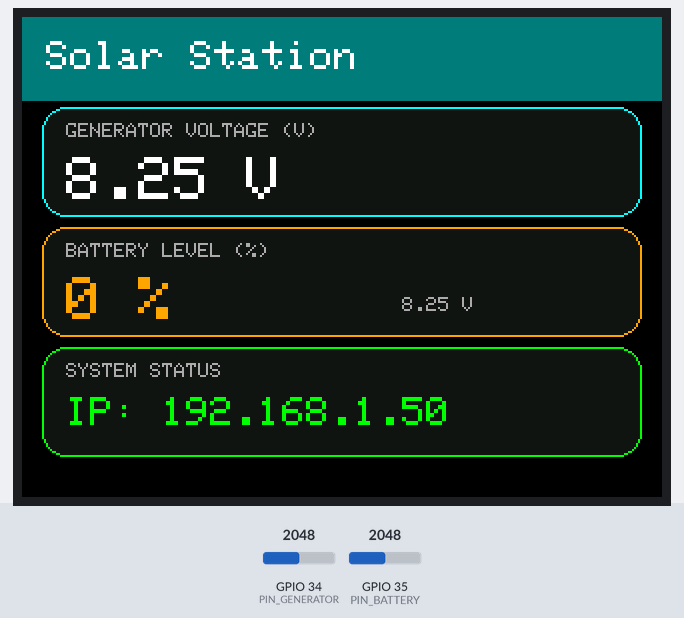
The sketch below on a simulated ESP32. On the bench: 320×240 colour display. The inputs (shaded band) are chosen by the test bench; at power-on: GPIO 34 (PIN_GENERATOR) = 2048, GPIO 35 (PIN_BATTERY) = 2048 (analog values on the 0–4095 scale). WiFi joins after 1.5 s; servers stay silent unless stated; uploads are accepted with an empty reply; the local clock reads 2024-03-15 10:24:30 at power-on unless the sketch sets it; what the sketch prints to the serial monitor is not drawn.

Above: at 3.4 s.
3.5 s: GPIO 34 (PIN_GENERATOR) set to 2866
At 4.9 s:
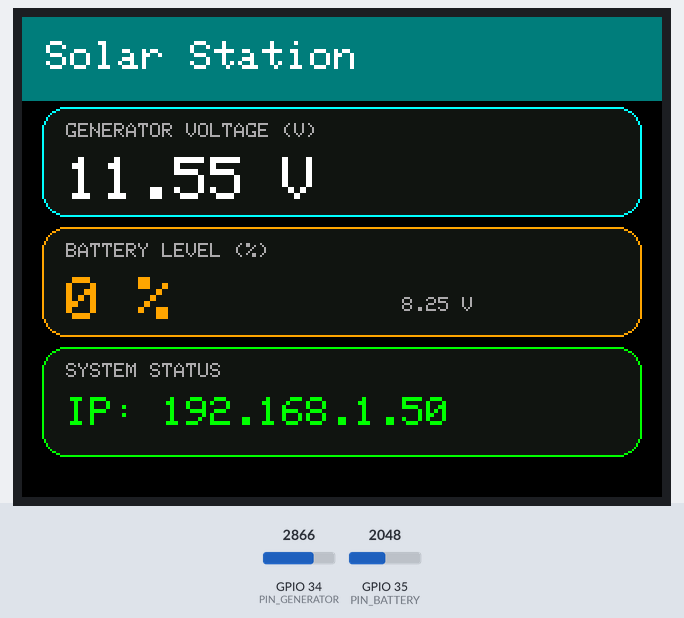
6.5 s: GPIO 35 (PIN_BATTERY) set to 2866
At 8.4 s:
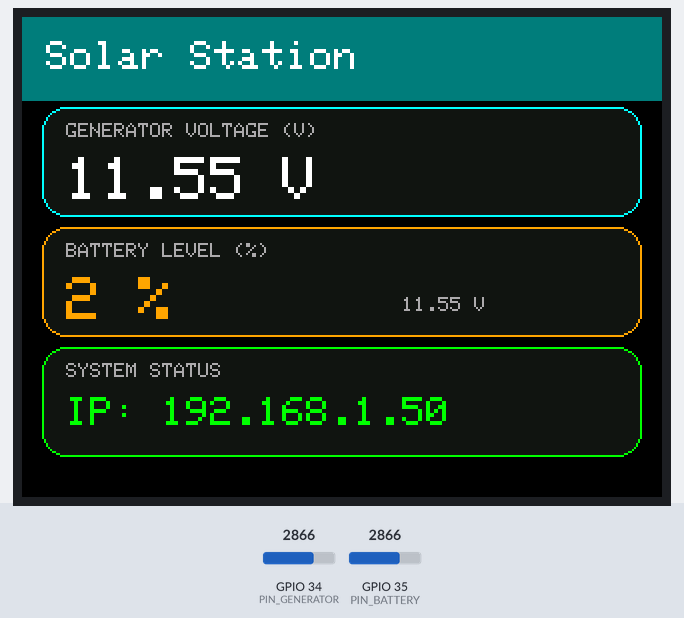
9.5 s: GPIO 34 (PIN_GENERATOR) set to 3603
At 11.9 s:
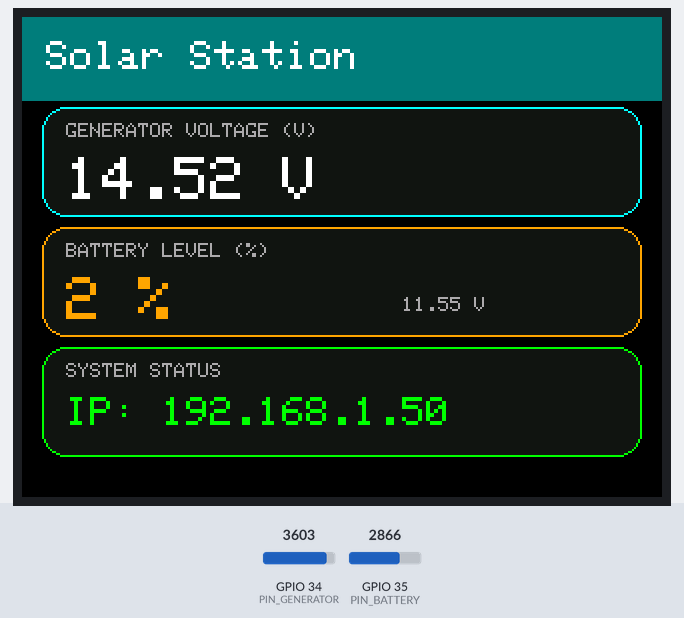
12.5 s: GPIO 35 (PIN_BATTERY) set to 3603
At 14.2 s:
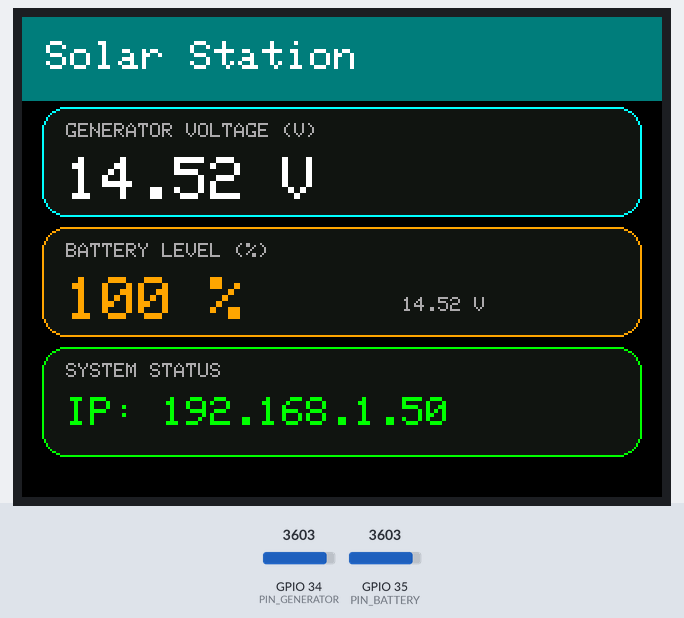
15.5 s: GPIO 34 (PIN_GENERATOR) set to 4095
At 17.7 s:
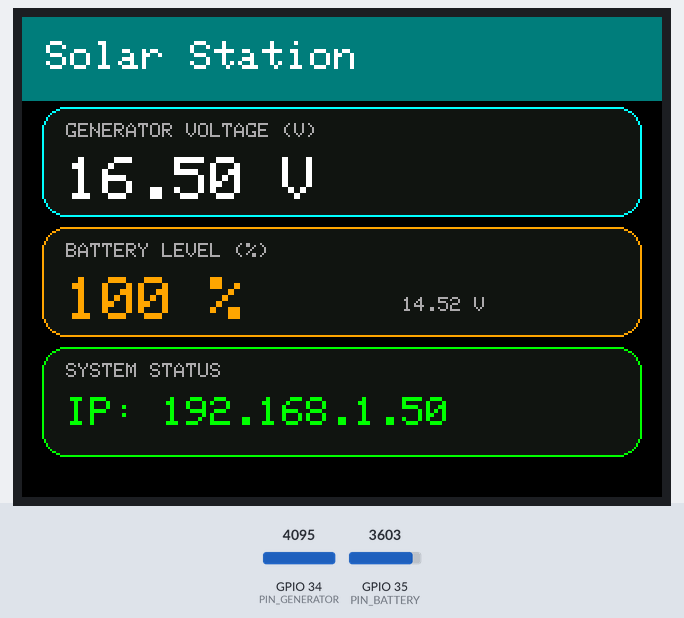
18.5 s: GPIO 35 (PIN_BATTERY) set to 4095
Timing chart, 0 to 21.5 s (numbered marks = the images above; inputs shaded):
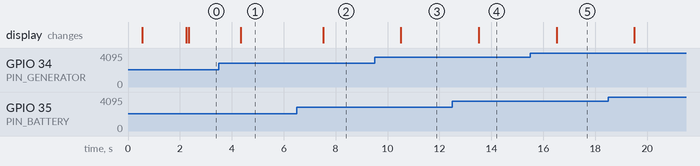

Measured:
- after the input at 3.5 s, the display: changes after 0.85 s (image 1)
- after the input at 6.5 s, the display: changes after 1.0 s (image 2)
- after the input at 9.5 s, the display: changes after 1.0 s (image 3)
- after the input at 12.5 s, the display: changes after 1.0 s (image 4)
- after the input at 15.5 s, the display: changes after 1.0 s (image 5)

The sketch:

cyd_main_fixed.ino
```cpp
/* ============================================================
   Solar Charging Station — บอร์ดหลัก CYD (ESP32-2432S028)
   ฉบับแก้ไขปัญหาทั้งหมด

   แก้อะไรไปบ้าง:
   [1] เพิ่มการส่งข้อมูลขึ้น Firebase (ของเดิมไม่มีเลย เว็บเลยว่าง)
   [2] เพิ่มโหมดรับข้อมูลจาก Serial2 (เลือกได้ว่าจะใช้ 1 หรือ 2 บอร์ด)
   [3] คืนขา GPIO32 ให้จอสัมผัส (ตัดเซนเซอร์อุณหภูมิออก)
   [4] เตือนเรื่อง LDR บน GPIO34 (ดูหมายเหตุด้านล่าง)
   [5] แก้สูตร % แบตเตอรี่ ให้คิดจากช่วง 11.5V - 14.4V จริง
   [6] เพิ่มการบันทึกประวัติรายชั่วโมงลง /history

   รอบแก้ที่ 2:
   [7] ledcAttach เป็นคำสั่งของ ESP32 core 3.x เท่านั้น ถ้าเครื่องลง 2.x
       ไว้จะคอมไพล์ไม่ผ่านเลย -> เขียนให้รองรับทั้งสองเวอร์ชัน
   [8] WiFi หลุดแล้วเรียก connectWiFi() ใน loop ซึ่งยืนรอ 20 วินาที
       หน้าจอค้างแข็งทั้งช่วงนั้น -> เปลี่ยนเป็นต่อใหม่แบบไม่บล็อก
   [9] HTTP ไม่มี timeout -> เน็ตอืดทีเดียวจอค้างยาว

   *** ต้องแก้ 2 จุดก่อนอัปโหลด: WIFI_SSID, WIFI_PASS ***
   (FB_HOST ตั้งให้ตรงกับหน้าเว็บแล้ว)
   ============================================================ */

#include <WiFi.h>
#include <WiFiClientSecure.h>
#include <HTTPClient.h>
#include <SPI.h>
#include <TFT_eSPI.h>
#include <time.h>

// ============================================================
// ส่วนที่ 1 : ตั้งค่าที่ต้องแก้
// ============================================================

const char* WIFI_SSID = "ใส่ชื่อ WiFi ของคุณ";
const char* WIFI_PASS = "ใส่รหัส WiFi ของคุณ";

const char* FB_HOST = "https://solar-station-5b0a8-default-rtdb.asia-southeast1.firebasedatabase.app";

// ------------------------------------------------------------
// เลือกว่าจะใช้กี่บอร์ด
//   false = ใช้บอร์ดเดียว (CYD อ่านเซนเซอร์เอง)  <-- ง่ายกว่า
//   true  = ใช้ 2 บอร์ด (รับข้อมูลจากบอร์ดเซนเซอร์ผ่าน Serial2)
// ------------------------------------------------------------
const bool USE_SERIAL2 = false;

// ============================================================
// ส่วนที่ 2 : ขาที่ใช้
// ============================================================

// ขา ADC ที่ใช้วัดแรงดัน (เป็นขาอ่านอย่างเดียว ใช้ได้เฉพาะรับค่า)
const int PIN_GENERATOR = 34;   // แรงดันจากมอเตอร์กำเนิดไฟฟ้า
const int PIN_BATTERY   = 35;   // แรงดันแบตเตอรี่

/* ⚠️ หมายเหตุเรื่อง GPIO34
   บอร์ด CYD บางรุ่นมีตัววัดแสง (LDR) ต่อไว้ที่ GPIO34 จากโรงงาน
   ซึ่งจะทำให้ค่าที่วัดได้เพี้ยน

   วิธีเช็ก: อัปโหลดโค้ดนี้ แล้วยังไม่ต้องต่อสายวัดอะไรเลย
            เอามือบังแสงบนบอร์ด ถ้าค่า Generator เปลี่ยน = มี LDR อยู่จริง

   ถ้ามี LDR ให้เลือกทางใดทางหนึ่ง:
     ก) เปลี่ยนไปใช้โหมด 2 บอร์ด (ตั้ง USE_SERIAL2 = true)
     ข) บัดกรี LDR ออกจากบอร์ด
*/

// ขาสำหรับ Serial2 (ใช้เมื่อ USE_SERIAL2 = true)
const int PIN_RX2 = 22;
const int PIN_TX2 = 27;

// แสงพื้นหลังจอ
/* ⚠️ ห้ามตั้งชื่อตัวแปรว่า TFT_BL เพราะ User_Setup.h ของ TFT_eSPI
      ประกาศไว้เป็นมาโครแล้ว จะชนกันจนคอมไพล์ไม่ผ่าน */
#ifdef TFT_BL
  constexpr int BACKLIGHT_PIN = TFT_BL;
#else
  constexpr int BACKLIGHT_PIN = 21;
#endif

// ============================================================
// ส่วนที่ 3 : ค่าคงที่สำหรับคำนวณ
// ============================================================

// อัตราส่วนวงจรแบ่งแรงดัน (voltage divider)
// ถ้าใช้ R1=40k, R2=10k จะได้อัตราส่วน 5.0
// ⚠️ ห้ามต่อไฟ 12V เข้าขา ADC ตรง ๆ ขาจะไหม้ทันที
const float DIVIDER_RATIO = 5.0;

// ช่วงแรงดันของแบตเตอรี่ 12V
const float BATT_EMPTY_V = 11.5;   // ต่ำกว่านี้ถือว่าหมด (และแบตจะเสื่อม)
const float BATT_FULL_V  = 14.4;   // ชาร์จเต็ม

// ============================================================
// ส่วนที่ 4 : ตัวแปรเก็บค่า
// ============================================================

float batteryVoltage   = 0.0f;   // แรงดันแบตเตอรี่ (V)
float generatorVoltage = 0.0f;   // แรงดันเจนเนอเรเตอร์ (V)
int   batteryPercent   = 0;      // เปอร์เซ็นต์แบตเตอรี่ (0-100)

unsigned long lastReadMs    = 0;
unsigned long lastPushMs    = 0;
unsigned long lastScreenMs  = 0;
unsigned long lastWifiTryMs = 0;
int lastLoggedHour = -1;

const unsigned long READ_INTERVAL   = 1000;   // อ่านเซนเซอร์ทุก 1 วินาที
const unsigned long PUSH_INTERVAL   = 5000;   // ส่งขึ้น Firebase ทุก 5 วินาที
const unsigned long SCREEN_INTERVAL = 1000;   // อัปเดตจอทุก 1 วินาที
const unsigned long WIFI_RETRY_INTERVAL = 10000;   // WiFi หลุด ลองใหม่ทุก 10 วินาที

String serial2Buffer = "";

// ============================================================
// ส่วนที่ 5 : หน้าจอ TFT
// ============================================================

constexpr uint16_t COLOR_BG     = TFT_BLACK;
constexpr uint16_t COLOR_PANEL  = 0x10A2;
constexpr uint16_t COLOR_HEADER = 0x03EF;
constexpr uint16_t COLOR_TEXT   = TFT_WHITE;
constexpr uint16_t COLOR_MUTED  = 0xAD55;
constexpr uint16_t COLOR_GEN    = TFT_CYAN;
constexpr uint16_t COLOR_BATT   = 0xFD20;
constexpr uint16_t COLOR_OK     = TFT_GREEN;

TFT_eSPI tft = TFT_eSPI();

struct InfoBox {
  int x, y, w, h;
  uint16_t accent;
  const char *title;
};

InfoBox boxes[3] = {
  {10,  45, 300, 55, COLOR_GEN,  "GENERATOR VOLTAGE (V)"},
  {10, 105, 300, 55, COLOR_BATT, "BATTERY LEVEL (%)"},
  {10, 165, 300, 55, COLOR_OK,   "SYSTEM STATUS"},
};

void drawHeader(const char *title) {
  tft.fillRect(0, 0, 320, 42, COLOR_HEADER);
  tft.setTextColor(COLOR_TEXT, COLOR_HEADER);
  tft.setTextSize(2);
  tft.setCursor(12, 12);
  tft.print(title);
}

void drawBoxFrame(const InfoBox &box) {
  tft.fillRoundRect(box.x, box.y, box.w, box.h, 12, COLOR_PANEL);
  tft.drawRoundRect(box.x, box.y, box.w, box.h, 12, box.accent);
  tft.setTextColor(COLOR_MUTED, COLOR_PANEL);
  tft.setTextSize(1);
  tft.setCursor(box.x + 12, box.y + 8);
  tft.print(box.title);
}

void drawStaticLayout() {
  tft.fillScreen(COLOR_BG);
  drawHeader("Solar Station");
  for (int i = 0; i < 3; i++) drawBoxFrame(boxes[i]);
}

void updateDisplay() {
  // กล่อง 1 : แรงดันเจนเนอเรเตอร์
  tft.fillRect(boxes[0].x + 12, boxes[0].y + 20, boxes[0].w - 24, boxes[0].h - 26, COLOR_PANEL);
  tft.setTextColor(COLOR_TEXT, COLOR_PANEL);
  tft.setTextSize(3);
  tft.setCursor(boxes[0].x + 12, boxes[0].y + 25);
  tft.printf("%.2f V", generatorVoltage);

  // กล่อง 2 : เปอร์เซ็นต์แบตเตอรี่ + แรงดัน
  tft.fillRect(boxes[1].x + 12, boxes[1].y + 20, boxes[1].w - 24, boxes[1].h - 26, COLOR_PANEL);
  tft.setTextColor(COLOR_BATT, COLOR_PANEL);
  tft.setTextSize(3);
  tft.setCursor(boxes[1].x + 12, boxes[1].y + 25);
  tft.printf("%d %%", batteryPercent);

  tft.setTextSize(1);
  tft.setTextColor(COLOR_MUTED, COLOR_PANEL);
  tft.setCursor(boxes[1].x + 180, boxes[1].y + 35);
  tft.printf("%.2f V", batteryVoltage);

  // กล่อง 3 : สถานะเครือข่าย
  tft.fillRect(boxes[2].x + 12, boxes[2].y + 20, boxes[2].w - 24, boxes[2].h - 26, COLOR_PANEL);
  tft.setTextSize(2);
  if (WiFi.status() == WL_CONNECTED) {
    tft.setTextColor(TFT_GREEN, COLOR_PANEL);
    tft.setCursor(boxes[2].x + 12, boxes[2].y + 25);
    tft.print("IP: ");
    tft.print(WiFi.localIP());
  } else {
    tft.setTextColor(TFT_RED, COLOR_PANEL);
    tft.setCursor(boxes[2].x + 12, boxes[2].y + 25);
    tft.print("WIFI LOST");
  }
}

// ============================================================
// ส่วนที่ 6 : อ่านเซนเซอร์
// ============================================================

// อ่านแรงดันจากขา ADC โดยเฉลี่ยหลายครั้งเพื่อลดค่าแกว่ง
float readVoltage(int pin) {
  const int SAMPLES = 16;
  uint32_t total = 0;

  for (int i = 0; i < SAMPLES; i++) {
    // analogReadMilliVolts แม่นกว่า analogRead เพราะชดเชยความไม่เป็นเส้นตรงให้แล้ว
    total += analogReadMilliVolts(pin);
    delay(2);
  }

  float mv = (float)total / SAMPLES;
  return (mv / 1000.0) * DIVIDER_RATIO;
}

// แปลงแรงดันแบตเตอรี่เป็นเปอร์เซ็นต์
int voltageToPercent(float v) {
  if (v < 1.0) return 0;   // ยังไม่ได้ต่อสาย

  float pct = (v - BATT_EMPTY_V) / (BATT_FULL_V - BATT_EMPTY_V) * 100.0;

  if (pct < 0)   pct = 0;
  if (pct > 100) pct = 100;

  return (int)(pct + 0.5);
}

// อ่านเซนเซอร์เอง (โหมดบอร์ดเดียว)
void readSensorsLocal() {
  generatorVoltage = readVoltage(PIN_GENERATOR);
  batteryVoltage   = readVoltage(PIN_BATTERY);
  batteryPercent   = voltageToPercent(batteryVoltage);
}

// รับข้อมูลจากบอร์ดเซนเซอร์ (โหมด 2 บอร์ด)
// รูปแบบที่รอรับ: SENS|85|13.72|8.51
void readSensorsSerial2() {
  while (Serial2.available()) {
    char c = Serial2.read();

    if (c == '\n') {
      serial2Buffer.trim();

      if (serial2Buffer.startsWith("SENS|")) {
        int p1 = serial2Buffer.indexOf('|');
        int p2 = serial2Buffer.indexOf('|', p1 + 1);
        int p3 = serial2Buffer.indexOf('|', p2 + 1);

        if (p2 > 0 && p3 > 0) {
          batteryPercent   = serial2Buffer.substring(p1 + 1, p2).toInt();
          batteryVoltage   = serial2Buffer.substring(p2 + 1, p3).toFloat();
          generatorVoltage = serial2Buffer.substring(p3 + 1).toFloat();
        }
      }
      serial2Buffer = "";

    } else if (c != '\r') {
      serial2Buffer += c;
      if (serial2Buffer.length() > 80) serial2Buffer = "";  // กันข้อมูลขยะล้น
    }
  }
}

// ============================================================
// ส่วนที่ 7 : ส่งข้อมูลขึ้น Firebase   <-- นี่คือส่วนที่ของเดิมไม่มี
// ============================================================

bool firebasePut(const String& path, const String& jsonBody) {
  if (WiFi.status() != WL_CONNECTED) return false;

  WiFiClientSecure client;
  client.setInsecure();          // ไม่ตรวจใบรับรอง (พอสำหรับงานนี้)

  HTTPClient http;
  http.setConnectTimeout(5000);   // เน็ตอืดแล้วหน้าจอค้างยาว ๆ ไม่ได้
  http.setTimeout(5000);

  String url = String(FB_HOST) + path + ".json";

  if (!http.begin(client, url)) return false;
  http.addHeader("Content-Type", "application/json");

  int code = http.PUT(jsonBody);
  http.end();

  if (code != 200) {
    Serial.print("Firebase ล้มเหลว code=");
    Serial.println(code);
    return false;
  }
  return true;
}

// ส่งค่าปัจจุบันไปที่ /live
// ชื่อ field ต้องตรงกับที่หน้าเว็บอ่าน: battery, voltage, generator, uptime, heap, ip
void pushLive() {
  String body = "{";
  body += "\"battery\":"   + String(batteryPercent) + ",";
  body += "\"voltage\":"   + String(batteryVoltage, 2) + ",";
  body += "\"generator\":" + String(generatorVoltage, 2) + ",";
  body += "\"uptime\":"    + String(millis() / 1000) + ",";
  body += "\"heap\":"      + String(ESP.getFreeHeap()) + ",";
  body += "\"ip\":\""      + WiFi.localIP().toString() + "\"";
  body += "}";

  if (firebasePut("/live", body)) {
    Serial.println("ส่งขึ้น Firebase สำเร็จ: " + body);
  }
}

// บันทึกประวัติรายชั่วโมงไปที่ /history/วันที่/ชั่วโมง
void pushHistoryIfNewHour() {
  struct tm t;
  if (!getLocalTime(&t)) return;      // ยังไม่ได้เวลาจาก NTP

  if (t.tm_hour == lastLoggedHour) return;   // ชั่วโมงนี้บันทึกไปแล้ว

  char dateStr[12];
  strftime(dateStr, sizeof(dateStr), "%Y-%m-%d", &t);

  String path = "/history/" + String(dateStr) + "/" + String(t.tm_hour);
  String body = "{\"batt\":" + String(batteryPercent) +
                ",\"gen\":"  + String(generatorVoltage, 2) + "}";

  if (firebasePut(path, body)) {
    lastLoggedHour = t.tm_hour;
    Serial.println("บันทึกประวัติชั่วโมงที่ " + String(t.tm_hour));
  }
}

// ============================================================
// ส่วนที่ 8 : WiFi
// ============================================================

void connectWiFi() {
  Serial.print("กำลังต่อ WiFi");
  WiFi.mode(WIFI_STA);
  WiFi.setAutoReconnect(true);
  WiFi.begin(WIFI_SSID, WIFI_PASS);

  unsigned long start = millis();
  while (WiFi.status() != WL_CONNECTED && millis() - start < 20000) {
    delay(500);
    Serial.print(".");
  }

  if (WiFi.status() == WL_CONNECTED) {
    Serial.println("\nต่อสำเร็จ! IP: " + WiFi.localIP().toString());
    // ตั้งเวลาไทย (UTC+7) เพื่อใช้บันทึกประวัติ
    configTime(7 * 3600, 0, "pool.ntp.org", "time.nist.gov");
  } else {
    Serial.println("\nต่อ WiFi ไม่ได้ — ระบบจะทำงานต่อแบบออฟไลน์");
  }
  lastWifiTryMs = millis();
}

// ต่อ WiFi ใหม่แบบไม่บล็อก — สั่งแล้วปล่อย ไม่ยืนรอ
// (ของเดิมเรียก connectWiFi() ใน loop ซึ่งยืนรอได้ถึง 20 วินาที
//  หน้าจอจะค้างแข็งทั้งช่วงนั้น เห็นชัดมากตอนสาธิต)
void wifiEnsure() {
  if (WiFi.status() == WL_CONNECTED) return;

  unsigned long now = millis();
  if (now - lastWifiTryMs < WIFI_RETRY_INTERVAL) return;
  lastWifiTryMs = now;

  Serial.println("WiFi หลุด — สั่งต่อใหม่ (หน้าจอยังลื่นอยู่)");
  WiFi.disconnect();
  WiFi.begin(WIFI_SSID, WIFI_PASS);
}

// ============================================================
// setup
// ============================================================

void setup() {
  Serial.begin(115200);
  delay(300);

  Serial.println("\n=== Solar Charging Station ===");

  // เปิดจอ
  tft.init();
  tft.setRotation(3);
  tft.fillScreen(COLOR_BG);

  // แสงหน้าจอ — คำสั่ง ledc เปลี่ยนหน้าตาระหว่าง ESP32 core 2.x กับ 3.x
  // เขียนแบบนี้เพื่อให้คอมไพล์ผ่านทั้งสองเวอร์ชัน (กันพลาดวันแข่ง)
#if defined(ESP_ARDUINO_VERSION_MAJOR) && ESP_ARDUINO_VERSION_MAJOR >= 3
  ledcAttach(BACKLIGHT_PIN, 5000, 8);
  ledcWrite(BACKLIGHT_PIN, 255);
#else
  ledcSetup(0, 5000, 8);
  ledcAttachPin(BACKLIGHT_PIN, 0);
  ledcWrite(0, 255);
#endif

  drawHeader("Booting...");
  tft.setTextColor(COLOR_TEXT, COLOR_BG);
  tft.drawString("Connecting WiFi...", 10, 80, 2);

  // ตั้งความละเอียด ADC (0 - 3.3V)
  analogReadResolution(12);
  analogSetPinAttenuation(PIN_GENERATOR, ADC_11db);
  analogSetPinAttenuation(PIN_BATTERY,   ADC_11db);

  if (USE_SERIAL2) {
    Serial2.begin(9600, SERIAL_8N1, PIN_RX2, PIN_TX2);
    Serial.println("โหมด: 2 บอร์ด (รับข้อมูลผ่าน Serial2)");
  } else {
    Serial.println("โหมด: บอร์ดเดียว (อ่าน ADC เอง)");
  }

  connectWiFi();

  drawStaticLayout();
  updateDisplay();
}

// ============================================================
// loop
// ============================================================

void loop() {
  unsigned long now = millis();

  // --- งานที่ 1 : อ่านค่าเซนเซอร์ ---
  if (USE_SERIAL2) {
    readSensorsSerial2();          // อ่านต่อเนื่อง ไม่ต้องหน่วง
  } else if (now - lastReadMs >= READ_INTERVAL) {
    lastReadMs = now;
    readSensorsLocal();
  }

  // --- งานที่ 2 : อัปเดตหน้าจอ ---
  if (now - lastScreenMs >= SCREEN_INTERVAL) {
    lastScreenMs = now;
    updateDisplay();
  }

  // --- งานที่ 3 : ดูแล WiFi (ไม่บล็อก) ---
  wifiEnsure();

  // --- งานที่ 4 : ส่งขึ้น Firebase ---
  if (now - lastPushMs >= PUSH_INTERVAL) {
    lastPushMs = now;

    if (WiFi.status() == WL_CONNECTED) {
      pushLive();
      pushHistoryIfNewHour();
    }
  }
}
```
